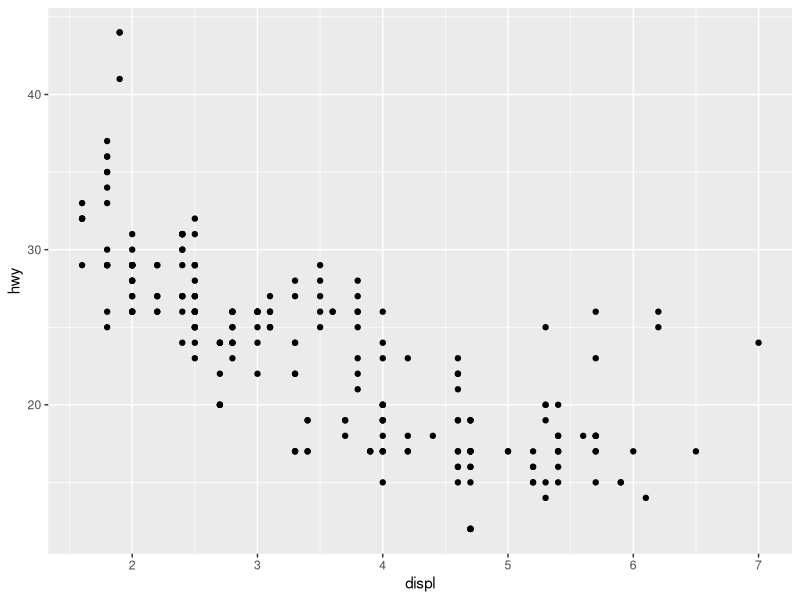
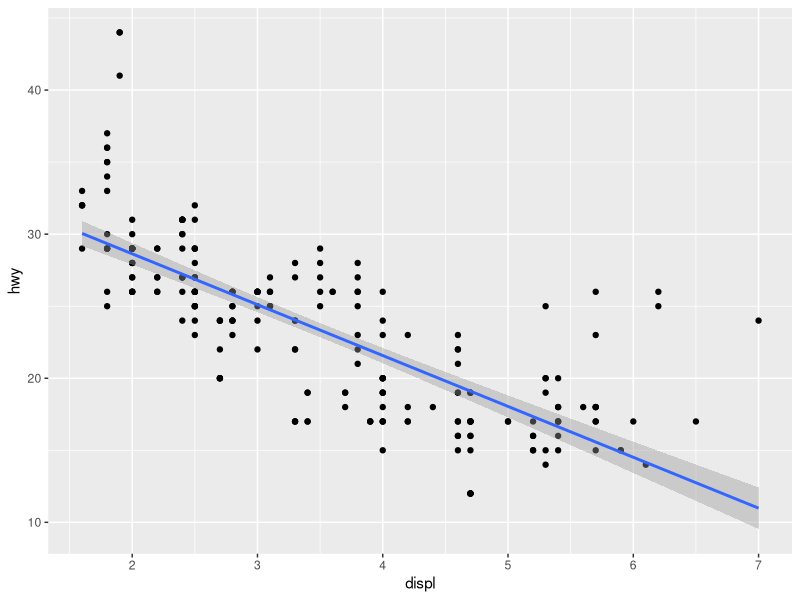
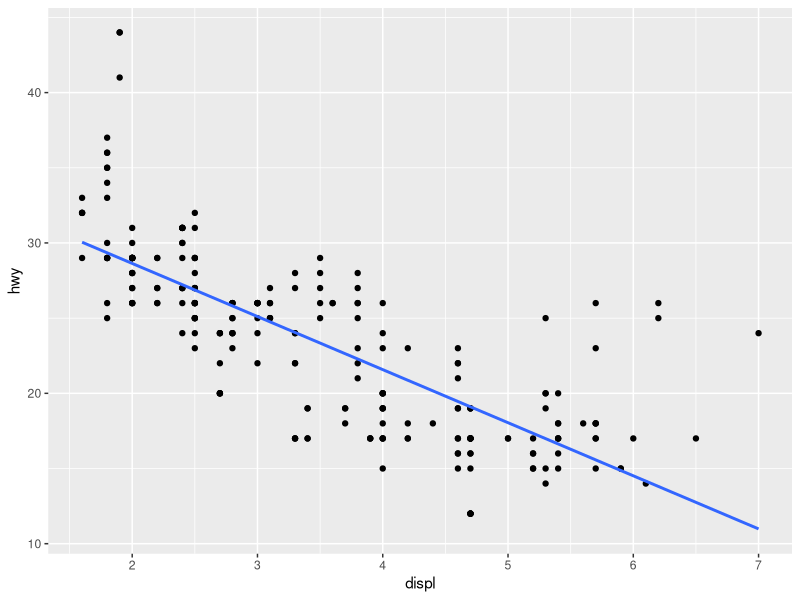
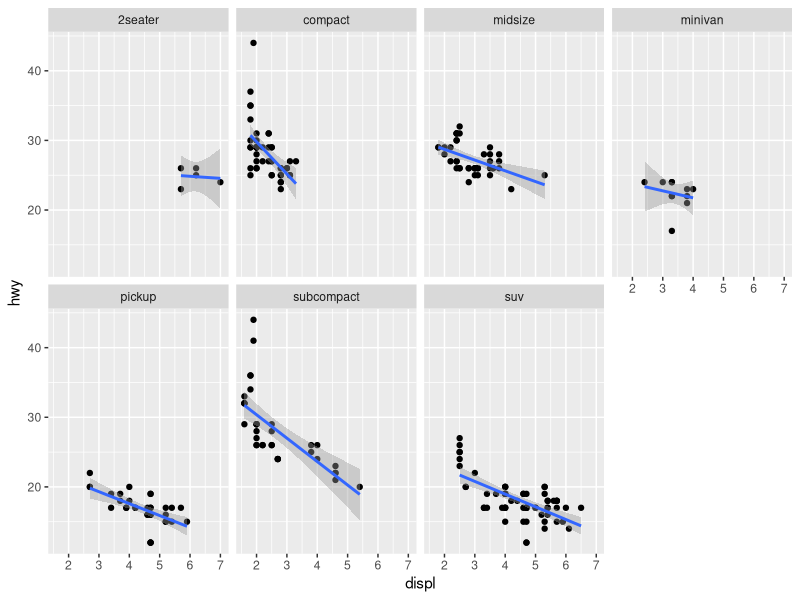
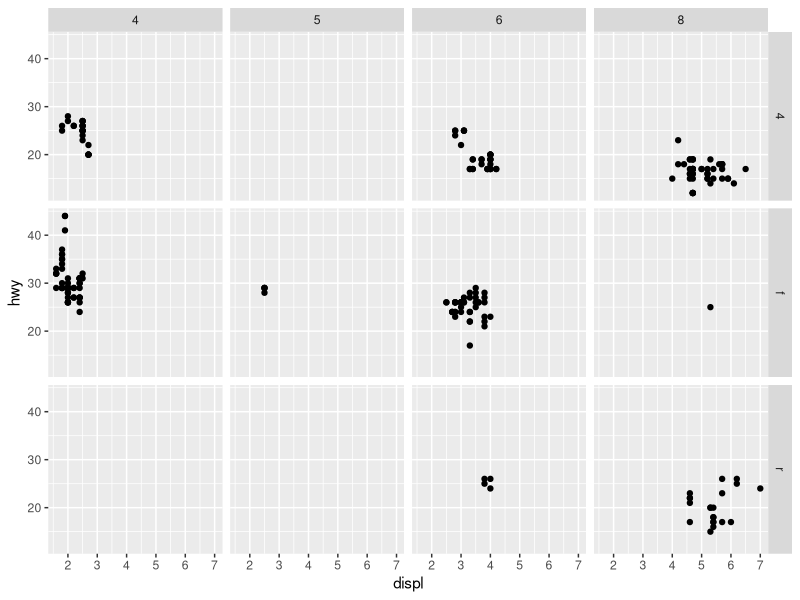
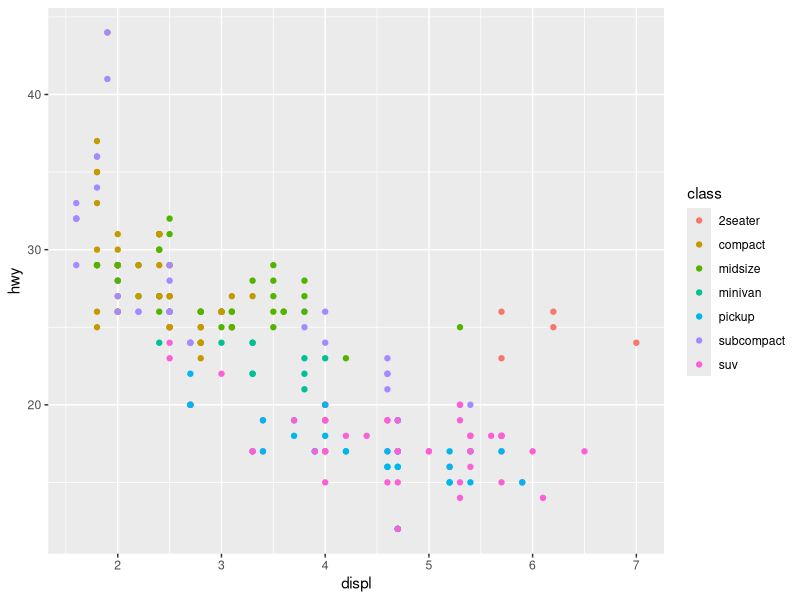
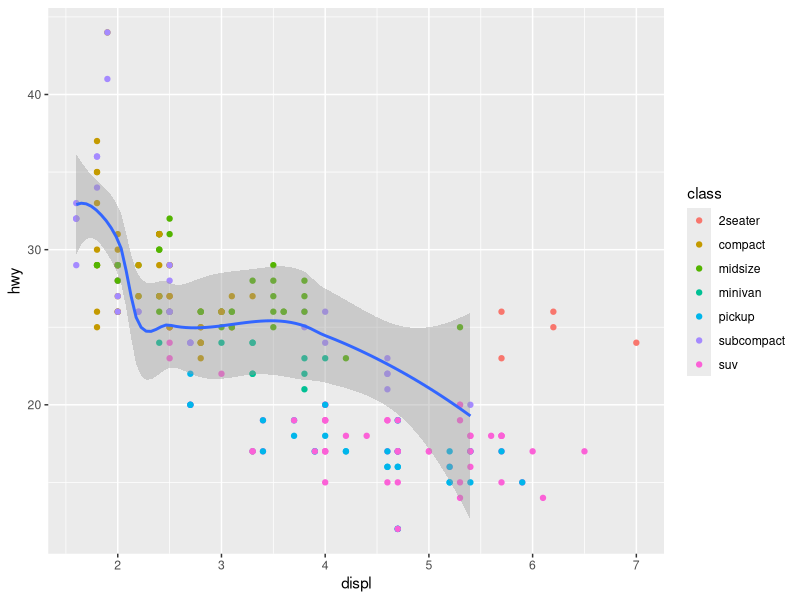
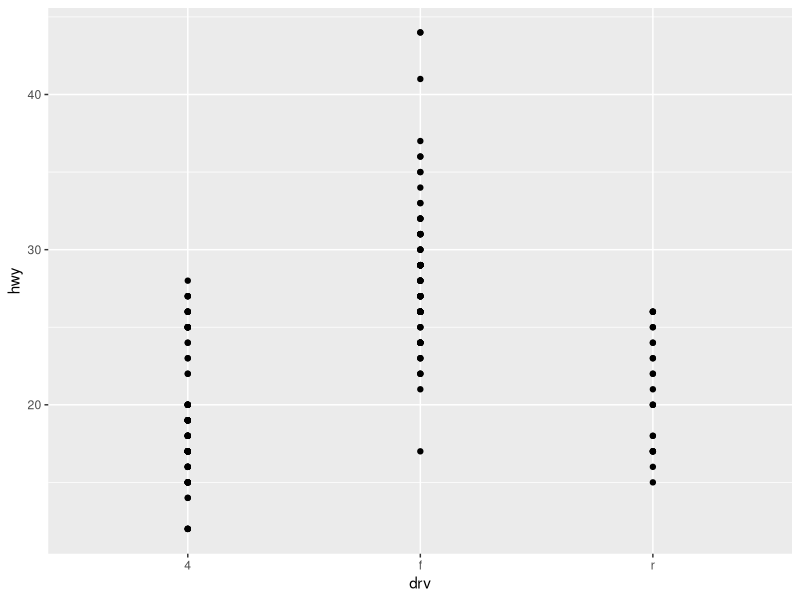

Reproduce these figures in R, in order.
# Visualizing data with R, using the mtcars dataset

install.packages("tidyverse")
library(tidyverse)

#To show the scatterplot for the attributes displ and hwy in dataset mpg
ggplot(data=mpg)+geom_point(mapping=aes(x=displ,y=hwy))

#To add the smoothing line which indicates the regression line 
ggplot(data=mpg)+geom_point(mapping=aes(x=displ,y=hwy))+
  geom_smooth(mapping=aes(x=displ,y=hwy),method="lm")

#To show the regression line without the confident interval
ggplot(data=mpg)+geom_point(mapping=aes(x=displ,y=hwy))+
  geom_smooth(mapping=aes(x=displ,y=hwy),method="lm",se=F)

#To show the scatterplots for different classes in the dataset mpg
ggplot(data=mpg)+geom_point(mapping=aes(x=displ,y=hwy))+
  geom_smooth(mapping=aes(x=displ,y=hwy),method="lm")+facet_wrap(~class,nrow=2)

#To show the scatterplots for different drv types and number of cylinders
ggplot(data=mpg)+geom_point(mapping=aes(x=displ,y=hwy))+facet_grid(drv~cyl)

#To show the scatterplots with colours showing different classes 
ggplot(data=mpg)+geom_point(mapping=aes(x=displ,y=hwy,color=class))

#To show only the regression line for the class subcompact 
ggplot(data=mpg,mapping=aes(x=displ,y=hwy))+geom_point(mapping=aes(color=class))+
  geom_smooth(data=filter(mpg,class=="subcompact"))

#To show the scatterplot when the attribute in the x-axis is category variable
ggplot(data=mpg,mapping=aes(x=drv,y=hwy))+geom_point()

#In this case it would be better to use geom_jitter() in order to better separate the dots
ggplot(data=mpg,mapping=aes(x=drv,y=hwy))+geom_jitter(mapping=aes(color=drv))

#To draw the histogram with number of bins=20
ggplot(data=mpg,mapping=aes(x=hwy))+geom_histogram(color="darkgreen",fill="white",bins=20)
ggplot(data=mpg)+geom_histogram(mapping=aes(x=hwy),bins=20)

#To draw the bar chart with x-axis=cut
ggplot(data=diamonds)+geom_bar(mapping=aes(x=cut,fill=cut))

#To draw the bar chart with x-axis=cut and for each bar it is filled with the field clarity
ggplot(data=diamonds)+geom_bar(mapping=aes(x=cut,fill=clarity))
ggplot(data=diamonds)+geom_bar(mapping=aes(x=cut,fill=clarity),position="fill")
ggplot(data=diamonds)+geom_bar(mapping=aes(x=cut,fill=clarity),position="dodge")

#To show the boxplot which shows the distibution of the values in hwy based on different values of drv
ggplot(data=mpg,mapping=aes(x=drv,y=hwy))+geom_boxplot()

#Another interesting way to show the distribution of the values in hwy based on different values in drv
ggplot(data=mpg)+stat_summary(mapping=aes(x=drv,y=hwy),fun.ymin=min,fun.ymax=max,fun.y=median)

#To show the violion plot which shows the probabity density function of the attribute value hwy based on different drv values
ggplot(data=mpg,mapping=aes(x=drv,y=hwy))+geom_violin()

#To show a simple line chart for economic data
ggplot(data=economics,mapping=aes(x=date,y=uempmed))+geom_line()

# To show the same line chart with color overlays
presidential<-subset(presidential,start>economics$date[1])
ggplot(economics)+
  geom_rect(aes(xmin=start,xmax=end,fill=party),ymin=-Inf,ymax=Inf,alpha=0.2,
            data=presidential)+
  geom_line(aes(date,unemploy))+
  geom_vline(aes(xintercept=as.numeric(start)),data=presidential,
             colour="grey50",alpha=0.5)+
  geom_text(aes(x=start,y=2500,label=name),
            data=presidential,size=3,vjust=0,hjust=0,nudge_x=50) 

#To show the line chart with dots grouped by one particular category attribute
install.packages("nlme")
library(nlme)
library(ggplot2)
ggplot(Oxboys,aes(age,height,group=Subject))+geom_line()+geom_point()
